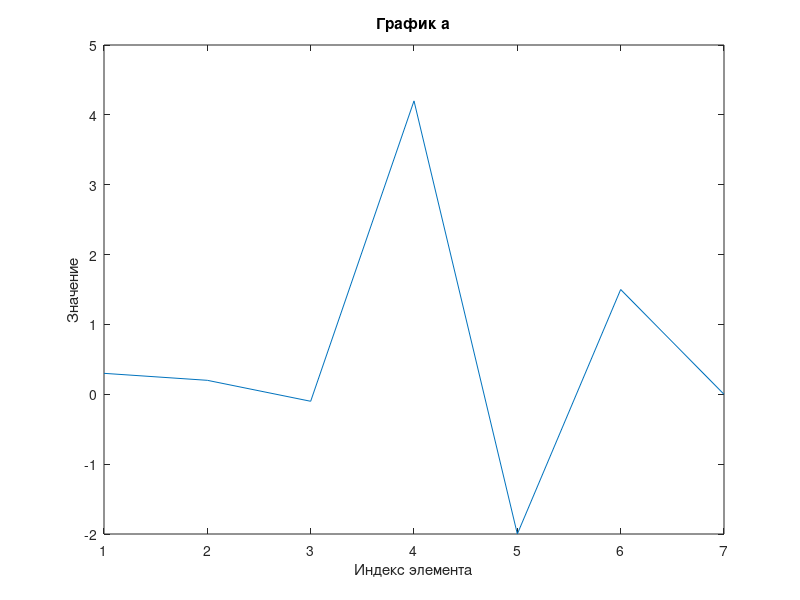
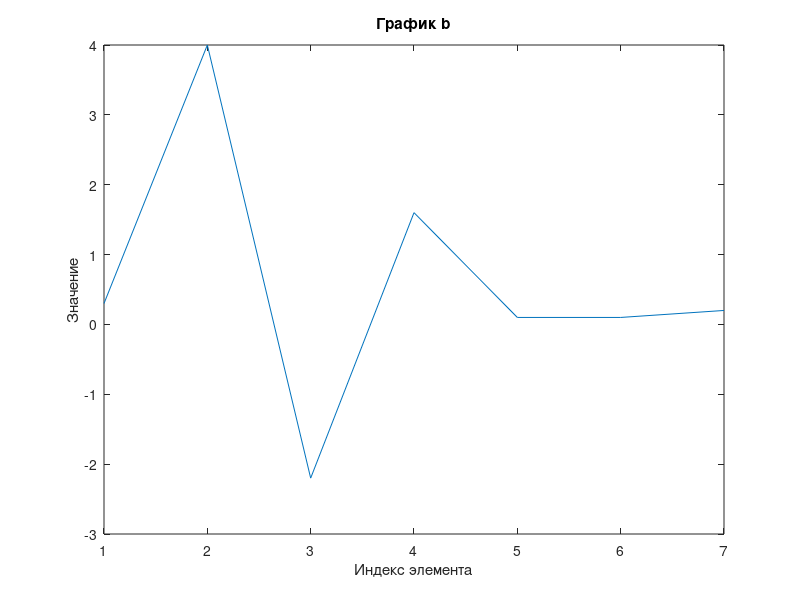
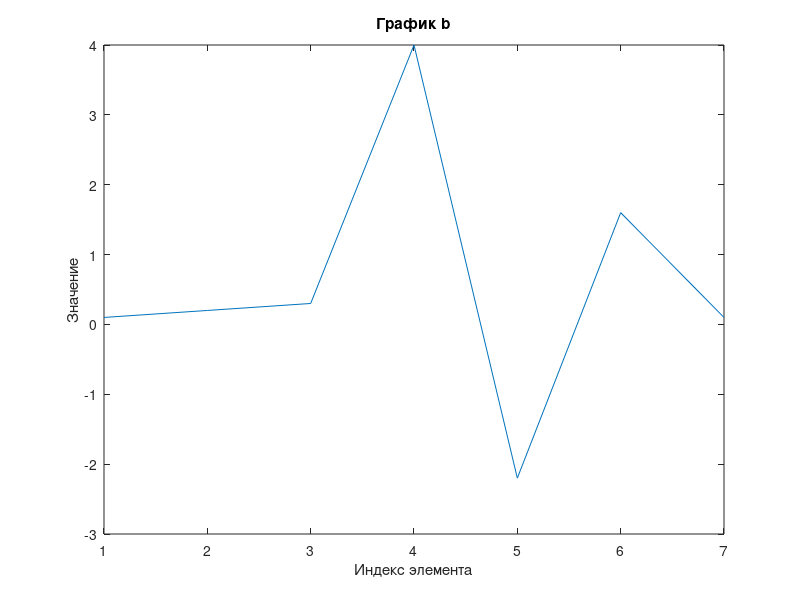

MATLAB code for these plots, in order:
% Задаём данные
a = [0.3 0.2 -0.1 4.2 -2 1.5 0];
b = [0.3 4 -2.2 1.6 0.1 0.1 0.2];
% Вывод первых двух графиков
figure(1);
plot(a);
title('График a');
xlabel('Индекс элемента');
ylabel('Значение');
figure(2);
plot(b);
title('График b');
xlabel('Индекс элемента');
ylabel('Значение');


format longG;
ab = dot(a, b);
fprintf('%.0f \t',ab)
max_ab = -999 
nofmax = 0
for i = 1:7
    b = circshift(b,1)
    ab = dot(a, b);
    fprintf('------- %.0f ------- \n',ab)
        if (ab > max_ab)
            max_ab = ab
            nofmax = i
        end
end

b = circshift(b,nofmax)

% Вывод последнего графика
figure(3);
plot(b);
title('График b');
xlabel('Индекс элемента');
ylabel('Значение');
